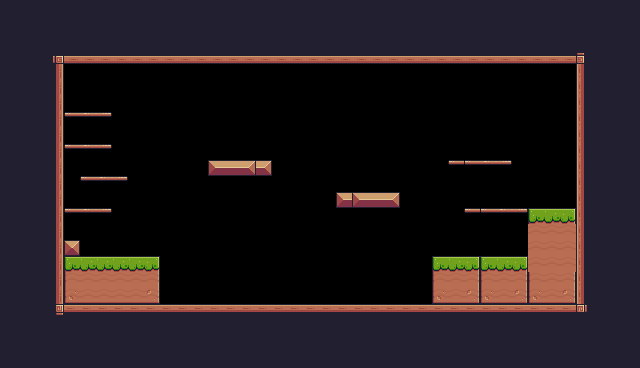

A level layout from a 2D game, rendered from its tile map. Below: a short description, then the map file with its tile-grid data intact:
An orthogonal 40x23 tile map with 16x16 px tiles, 1 tile layer (Background) and 30 objects (10x Fruit, 8x Collisions, 8x Platform, Player, Chicken, ...).

<map version="1.10" tiledversion="1.10.2" orientation="orthogonal" renderorder="right-down" width="40" height="23" tilewidth="16" tileheight="16" infinite="0" nextlayerid="4" nextobjectid="60">
 <tileset firstgid="1" source="Pixel Adventure.tsx" />
 <layer id="1" name="Background" width="40" height="23">
  <properties>
   <property name="BackgroundColor" value="Blue" />
  </properties>
  <data encoding="csv">
24,24,24,24,24,24,24,24,24,24,24,24,24,24,24,24,24,24,24,24,24,24,24,24,24,24,24,24,24,24,24,24,24,24,24,24,24,24,24,24,
24,24,24,24,24,24,24,24,24,24,24,24,24,24,24,24,24,24,24,24,24,24,24,24,24,24,24,24,24,24,24,24,24,24,24,24,24,24,24,24,
24,24,24,24,24,24,24,24,24,24,24,24,24,24,24,24,24,24,24,24,24,24,24,24,24,24,24,24,24,24,24,24,24,24,24,24,24,24,24,24,
24,24,24,92,134,134,134,134,134,134,134,134,134,134,134,134,134,134,134,134,134,134,134,134,134,134,134,134,134,134,134,134,134,134,134,134,93,24,24,24,
24,24,24,113,0,0,0,0,0,0,0,0,0,0,0,0,0,0,0,0,0,0,0,0,0,0,0,0,0,0,0,0,0,0,0,0,111,24,24,24,
24,24,24,113,0,0,0,0,0,0,0,0,0,0,0,0,0,0,0,0,0,0,0,0,0,0,0,0,0,0,0,0,0,0,0,0,111,24,24,24,
24,24,24,113,0,0,0,0,0,0,0,0,0,0,0,0,0,0,0,0,0,0,0,0,0,0,0,0,0,0,0,0,0,0,0,0,111,24,24,24,
24,24,24,113,40,41,42,0,0,0,0,0,0,0,0,0,0,0,0,0,0,0,0,0,0,0,0,0,0,0,0,0,0,0,0,0,111,24,24,24,
24,24,24,113,0,0,0,0,0,0,0,0,0,0,0,0,0,0,0,0,0,0,0,0,0,0,0,0,0,0,0,0,0,0,0,0,111,24,24,24,
24,24,24,113,40,41,42,0,0,0,0,0,0,0,0,0,0,0,0,0,0,0,0,0,0,0,0,0,0,0,0,0,0,0,0,0,111,24,24,24,
24,24,112,113,0,0,0,0,0,0,0,0,0,13,14,15,15,0,0,0,0,0,0,0,0,0,0,0,40,40,41,42,0,0,0,0,111,24,24,24,
24,24,112,113,0,40,41,42,0,0,0,0,0,0,0,0,0,0,0,0,0,0,0,0,0,0,0,0,0,0,0,0,0,0,0,0,111,24,24,24,
24,24,112,113,0,0,0,0,0,0,0,0,0,0,0,0,0,0,0,0,0,13,13,14,15,0,0,0,0,0,0,0,0,0,0,0,111,24,24,24,
24,24,112,113,40,41,42,0,0,0,0,0,0,0,0,0,0,0,0,0,0,0,0,0,0,0,0,0,0,40,40,41,42,7,8,9,111,24,24,24,
24,24,24,113,0,0,0,0,0,0,0,0,0,0,0,0,0,0,0,0,0,0,0,0,0,0,0,0,0,0,0,0,0,30,30,30,111,24,24,24,
24,24,24,113,35,0,0,0,0,0,0,0,0,0,0,0,0,0,0,0,0,0,0,0,0,0,0,0,0,0,0,0,0,30,30,30,111,24,24,24,
24,24,24,113,7,8,8,8,8,9,0,0,0,0,0,0,0,0,0,0,0,0,0,0,0,0,0,7,8,9,7,8,9,30,30,30,111,24,24,24,
24,24,24,113,29,30,30,30,30,31,0,0,0,0,0,0,0,0,0,0,0,0,0,0,0,0,0,29,30,31,29,30,31,29,30,31,111,24,24,24,
24,24,24,113,51,52,52,52,52,53,0,0,0,0,0,0,0,0,0,0,0,0,0,0,0,0,0,51,52,53,51,52,53,51,52,53,111,24,24,24,
24,24,112,114,90,90,90,90,90,90,90,90,90,90,90,90,90,90,90,90,90,90,90,90,90,90,90,90,90,90,90,90,90,90,90,90,115,24,24,24,
24,24,112,112,112,112,112,24,24,24,24,24,112,112,112,112,112,112,112,24,24,24,24,24,24,24,24,24,24,24,24,24,24,24,24,24,24,24,24,24,
24,24,24,24,24,24,24,24,24,24,24,24,24,24,24,24,24,24,24,24,24,24,24,24,24,24,24,24,24,24,24,24,24,24,24,24,24,24,24,24,
24,24,24,24,24,24,24,24,24,24,24,24,24,24,24,24,24,24,24,24,24,24,24,24,24,24,24,24,24,24,24,24,24,24,24,24,24,24,24,24
</data>
 </layer>
 <objectgroup id="3" name="Collisions">
  <object id="6" type="Collisions" x="48" y="48" width="16" height="256" />
  <object id="11" type="Collisions" x="64" y="48" width="528" height="16" />
  <object id="12" type="Collisions" x="576" y="64" width="16" height="256" />
  <object id="13" type="Collisions" x="48" y="304" width="528" height="16" />
  <object id="15" type="Collisions" x="64" y="240" width="16" height="16" />
  <object id="16" type="Collisions" x="64" y="256" width="96" height="48" />
  <object id="17" type="Collisions" x="432" y="256" width="96" height="48" />
  <object id="19" type="Platform" x="208" y="160" width="64" height="16" />
  <object id="26" type="Platform" x="464" y="208" width="64" height="16" />
  <object id="27" type="Platform" x="448" y="160" width="64" height="16" />
  <object id="28" type="Platform" x="80" y="176" width="48" height="16" />
  <object id="29" type="Platform" x="64" y="144" width="48" height="16" />
  <object id="30" type="Platform" x="64" y="208" width="48" height="16" />
  <object id="32" type="Platform" x="64" y="112" width="48" height="16" />
  <object id="44" type="Collisions" x="528" y="208" width="48" height="96" />
  <object id="59" type="Platform" x="336" y="192" width="64" height="16" />
 </objectgroup>
 <objectgroup id="2" name="Spawnpoints">
  <object id="4" name="Player" type="Player" x="112" y="224" width="32" height="32" />
  <object id="31" name="Bananas" type="Fruit" x="80" y="80" width="32" height="32" />
  <object id="33" name="Cherries" type="Fruit" x="96" y="144" width="32" height="32" />
  <object id="34" name="Apple" type="Fruit" x="80" y="176" width="32" height="32" />
  <object id="35" name="Apple" type="Fruit" x="208" y="128" width="32" height="32" />
  <object id="36" name="Cherries" type="Fruit" x="240" y="128" width="32" height="32" />
  <object id="37" name="Cherries" type="Fruit" x="224" y="96" width="32" height="32" />
  <object id="38" name="Orange" type="Fruit" x="336" y="160" width="32" height="32" />
  <object id="39" name="Apple" type="Fruit" x="448" y="128" width="32" height="32" />
  <object id="40" name="Bananas" type="Fruit" x="464" y="176" width="32" height="32" />
  <object id="41" name="Orange" type="Fruit" x="240" y="208" width="32" height="32" />
  <object id="42" name="Chicken" type="Chicken" x="320" y="272" width="32" height="32">
   <properties>
    <property name="offNeg" type="float" value="11" />
    <property name="offPos" type="float" value="6" />
   </properties>
  </object>
  <object id="43" type="Saw" x="304" y="144" width="32" height="32">
   <properties>
    <property name="isVertical" type="bool" value="true" />
    <property name="offNeg" type="float" value="4" />
    <property name="offPos" type="float" value="3" />
   </properties>
  </object>
  <object id="46" type="Checkpoint" x="512" y="144" width="64" height="64" />
 </objectgroup>
</map>
